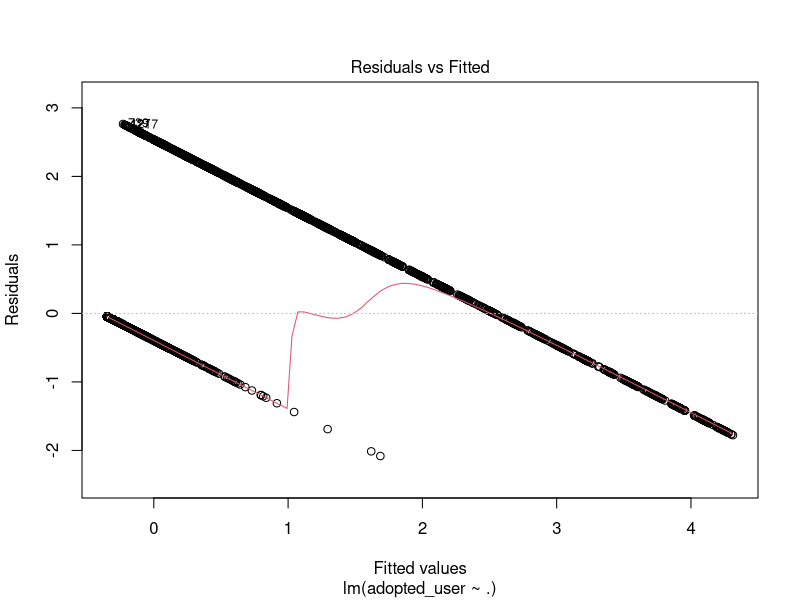
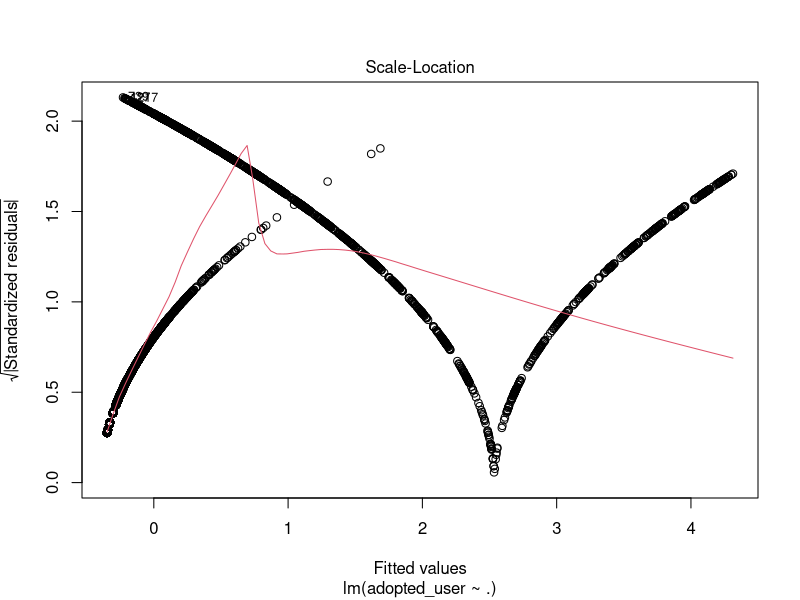
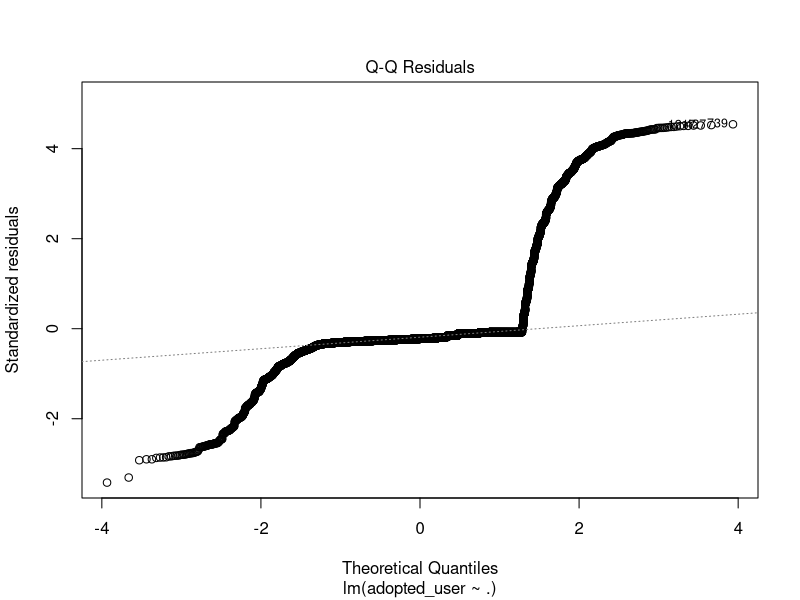

Write the R code that produced these figures, in order.
# Load adopted users database
adopted_users <- read.csv('../data/adopted_users_extended.csv', header=TRUE)

# Keep only desired columns
columns <- c('adopted_user', 'creation_source', 'opted_in_to_mailing_list', 'enabled_for_marketing_drip',
             'creation_delta', 'last_login_delta')

users <- adopted_users[ ,columns]
users[is.na(users)] <- 0

###################

# Dummy out categorical variables
options(na.action=na.omit)
temp_users <- model.matrix(adopted_user ~ ., data = users)
nrow(temp_users)

# removing column of ones, and appending adopted_user
new_users <- cbind(temp_users[ ,-1], adopted_user = users$adopted_user)

# Mean Centering and Standardizing
scaled_users <- scale(new_users, center = TRUE, scale = TRUE)
scaled_users <- data.frame(scaled_users)

###################

# multi linear regression
osl_fit <- lm(adopted_user ~., data=scaled_users)
osl_summary_fit <- summary(osl_fit)

## Residual Plot
plot(osl_fit, which=1)

## Scale Location Plot
plot(osl_fit, which=3)

## Normal QQ Plot
plot(osl_fit, which=2)

###################

## Breaking down into sections to get a closer look
## Repeated same steps just only using subsets of user matrix and adopted_user indicator

## SOURCES
columns_source <- c('adopted_user', 'creation_source')
users_source <- adopted_users[,columns_source]
temp_users_source <- model.matrix(adopted_user ~ .,data=users_source)
new_users_source <- cbind(temp_users_source[,-1], adopted_user = users$adopted_user)
scaled_users_source <- scale(new_users_source, center = TRUE, scale = TRUE)
scaled_users_source <- data.frame(scaled_users_source)
osl_fit_source <- lm(adopted_user ~., data=scaled_users_source)
osl_summary_fit_source <- summary(osl_fit_source)

## EMAIL MARKETING
columns_email <- c('adopted_user', 'opted_in_to_mailing_list', 'enabled_for_marketing_drip')
users_email <- adopted_users[,columns_email]
users_email[is.na(users_email)] <- 0
scaled_users_email <- scale(users_email, center = TRUE, scale = TRUE)
scaled_users_email <- data.frame(scaled_users_email)
osl_fit_email <- lm(adopted_user ~., data=scaled_users_email)
osl_summary_fit_email <- summary(osl_fit_email)

## LOGIN TIME DELTAS
columns_time <- c('adopted_user', 'creation_delta', 'last_login_delta')
users_time <- adopted_users[,columns_time]
scaled_users_time <- scale(users_time, center = TRUE, scale = TRUE)
scaled_users_time <- data.frame(scaled_users_time)
osl_fit_time <- lm(adopted_user ~., data=scaled_users_time)
osl_summary_fit_time <- summary(osl_fit_time)

###################

# save objects to file
save(osl_fit, osl_summary_fit,osl_summary_fit_source,osl_summary_fit_email, osl_summary_fit_time, file = "../data/linear-modeling.RData")

